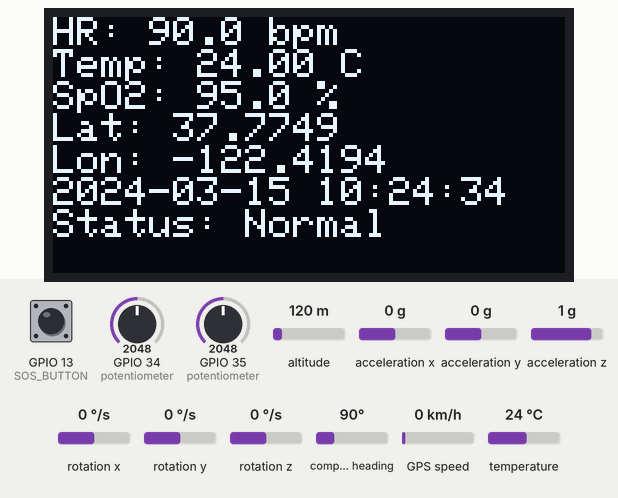
Simulated run of this sketch. Board: ESP32. Shown: 128×64 one-colour display. The test bench sets the inputs (shaded band); at power-on: acceleration z 1 g, temperature 24 °C, GPIO 35 (potentiometer) = 2048, GPIO 34 (potentiometer) = 2048, GPIO 13 (SOS_BUTTON) HIGH, altitude 120 m, acceleration x 0 g, acceleration y 0 g, rotation x 0 °/s, rotation y 0 °/s, rotation z 0 °/s, compass heading 90°, GPS speed 0 km/h. WiFi joins after 1.5 s; servers stay silent unless stated; the local clock reads 2024-03-15 10:24:30 at power-on unless the sketch sets it; the GPS gets a fix after 3 s at 37.7749, -122.4194 with 8 satellites; web services answer with replies made up by the test bench; what the sketch prints to the serial monitor is not drawn.

Above: at 4.9 s.
5.0 s: acceleration z set to 0.5 g
16.9 s: acceleration z set to 0.2 g
At 23.5 s:
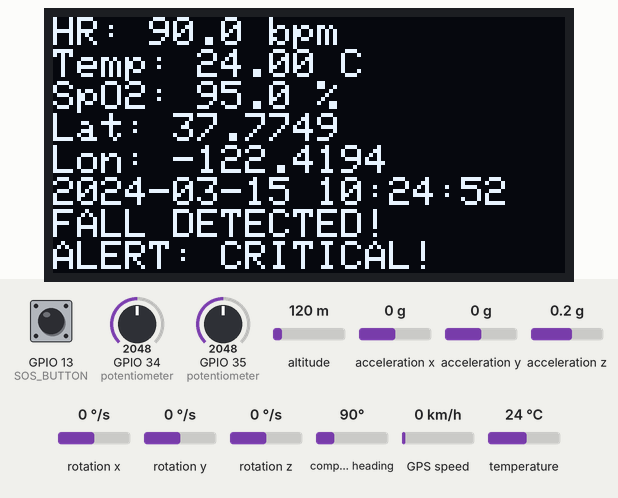
28.8 s: temperature set to 12 °C
At 40.6 s:
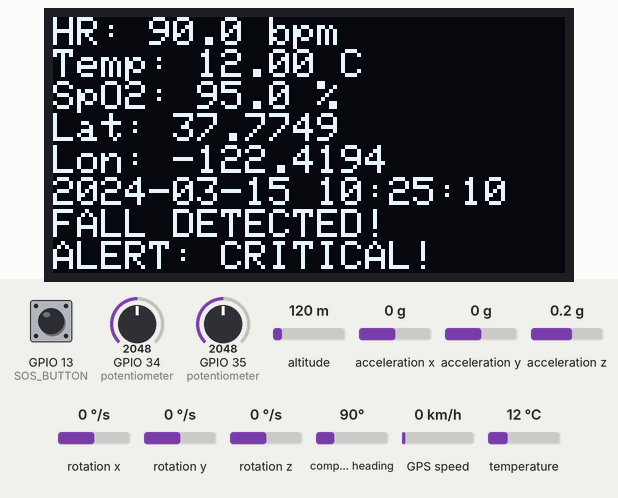
40.7 s: GPIO 35 (potentiometer) set to 2866
At 47.1 s:
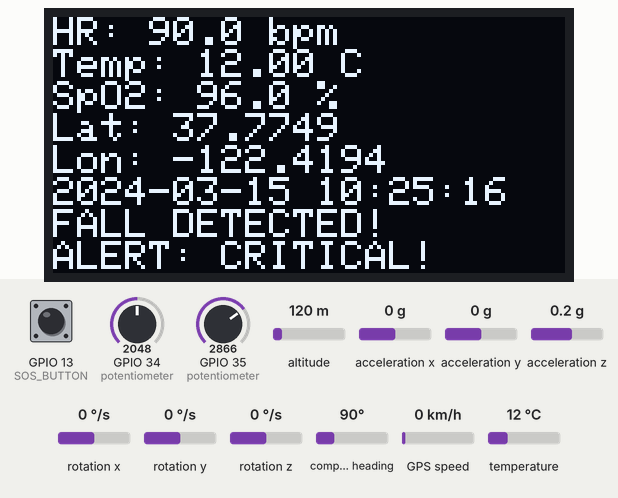
52.6 s: GPIO 34 (potentiometer) set to 2866
At 58.9 s:
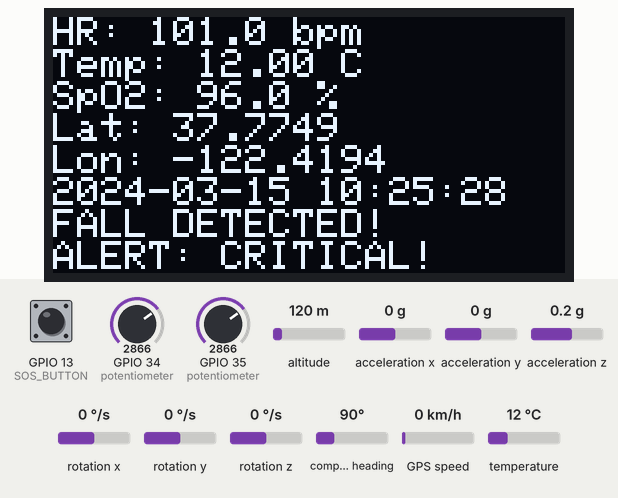
64.5 s: GPIO 13 (SOS_BUTTON) pulled LOW for 0.15 s
At 65.5 s:
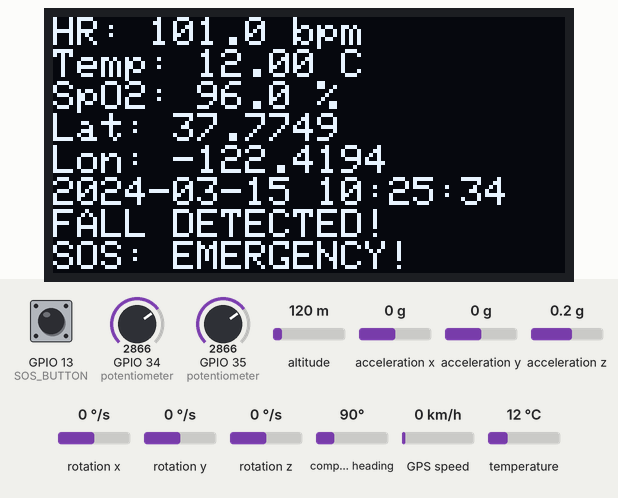
Timing chart, 0 to 67.5 s (numbered marks = the images above; inputs shaded):
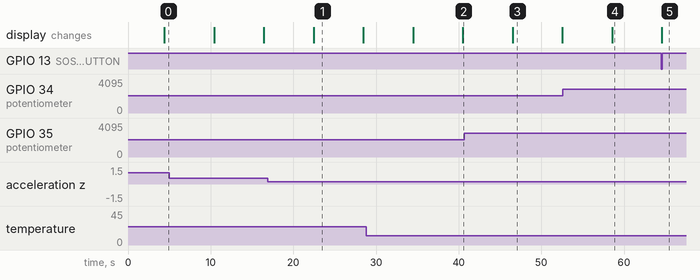

The sketch:

sketch.ino
```cpp
#include <Wire.h>
#include <Adafruit_GFX.h>
#include <Adafruit_SSD1306.h>
#include <WiFi.h>
#include <HTTPClient.h>
#include <OneWire.h>
#include <DallasTemperature.h>
#include <MPU6050.h>
#include <TinyGPSPlus.h>
#include <math.h>
#include <time.h>

// --- OLED Settings ---
#define SCREEN_WIDTH 128
#define SCREEN_HEIGHT 64
Adafruit_SSD1306 display(SCREEN_WIDTH, SCREEN_HEIGHT, &Wire, -1);

// --- Wi-Fi + ThingSpeak ---
const char* ssid = "Wokwi-GUEST";   // For Wokwi simulation
const char* password = "";
String apiKey = "OPWZAEUHBS7JGB5F"; // Your ThingSpeak Write API Key
const char* serverName = "http://api.thingspeak.com";

// --- DS18B20 Setup ---
#define ONE_WIRE_BUS 4   // GPIO4 → DS18B20 data pin
OneWire oneWire(ONE_WIRE_BUS);
DallasTemperature sensors(&oneWire);

// --- MPU6050 Setup ---
MPU6050 mpu;
bool fallDetected = false;

// --- GPS (NEO-6M via UART2 on GPIO16/17) ---
TinyGPSPlus gps;
HardwareSerial SerialGPS(2); // UART2 for GPS
#define RXD2 16
#define TXD2 17

// --- SOS Button Setup ---
#define SOS_BUTTON 13
bool sosActivated = false;

// --- Vitals ---
float heartRate;
float temperature;
float spo2;
float latitude = 0.0;
float longitude = 0.0;
int alertStatus = 0;

// --- Time Setup (IST = GMT+5:30) ---
const char* ntpServer = "pool.ntp.org";
const long gmtOffset_sec = 19800;
const int daylightOffset_sec = 0;

// --- Get Current IST Time ---
String getTimeStamp() {
  struct tm timeinfo;
  if (!getLocalTime(&timeinfo)) {
    return "Failed to get time";
  }
  char buffer[30];
  strftime(buffer, sizeof(buffer), "%Y-%m-%d %H:%M:%S", &timeinfo);
  return String(buffer);
}

// --- Simulate Sensors + Read Real Temp + Fall Detection ---
void simulateSensorValues() {
  // Simulated HR & SpO2 using potentiometers
  int potHR = analogRead(34);
  int potSpO2 = analogRead(35);

  heartRate = map(potHR, 0, 4095, 60, 120);
  spo2 = map(potSpO2, 0, 4095, 90, 100);

  // DS18B20 Temp (real)
  sensors.requestTemperatures();
  temperature = sensors.getTempCByIndex(0);

  // MPU6050 Fall Detection
  int16_t ax, ay, az;
  int16_t gx, gy, gz;
  mpu.getMotion6(&ax, &ay, &az, &gx, &gy, &gz);

  float accX = ax / 16384.0;
  float accY = ay / 16384.0;
  float accZ = az / 16384.0;
  float accTotal = sqrt(accX * accX + accY * accY + accZ * accZ);

  fallDetected = (accTotal < 0.3 || accTotal > 2.5);
}

// --- Read GPS Data ---
void readGPS() {
  while (SerialGPS.available() > 0) {
    char c = SerialGPS.read();
    gps.encode(c);

    if (gps.location.isUpdated()) {
      latitude = gps.location.lat();
      longitude = gps.location.lng();
    }
  }
}

// --- Check SOS Button ---
void checkSOSButton() {
  if (digitalRead(SOS_BUTTON) == LOW) {  // Button pressed (Active LOW)
    sosActivated = true;
    Serial.println("!!! EMERGENCY SOS ACTIVATED !!!");
  } else {
    sosActivated = false;
  }
}

// --- Alarm Logic ---
void checkAlarms() {
  if (heartRate > 100 || temperature > 38.0 || spo2 < 90 || fallDetected || sosActivated) {
    alertStatus = 1;
    Serial.println("!!! ALERT: Critical Condition or FALL/SOS Detected !!!");
  } else {
    alertStatus = 0;
    Serial.println("Vitals Normal.");
  }
}

// --- Send to ThingSpeak ---
void sendToThingSpeak() {
  if (WiFi.status() == WL_CONNECTED) {
    HTTPClient http;
    String url = String(serverName) + "/update?api_key=" + apiKey +
                 "&field1=" + String(heartRate) +
                 "&field2=" + String(temperature) +
                 "&field3=" + String(spo2) +
                 "&field4=" + String(latitude, 6) +
                 "&field5=" + String(longitude, 6) +
                 "&field6=" + String(alertStatus) +
                 "&field7=" + String(fallDetected) +
                 "&field8=" + String(sosActivated); // NEW: SOS STATUS FIELD

    http.begin(url);
    int httpResponseCode = http.GET();
    if (httpResponseCode > 0) {
      Serial.printf("ThingSpeak response: %d\n", httpResponseCode);
    } else {
      Serial.printf("Error sending: %s\n", http.errorToString(httpResponseCode).c_str());
    }
    http.end();
  }
}

// --- Setup ---
void setup() {
  Serial.begin(115200);
  Wire.begin();

  pinMode(SOS_BUTTON, INPUT_PULLUP);  // Use internal pull-up for SOS button

  // OLED Init
  if(!display.begin(SSD1306_SWITCHCAPVCC, 0x3C)) {
    Serial.println("SSD1306 allocation failed");
    for(;;);
  }
  display.clearDisplay();
  display.display();

  // Wi-Fi Init
  WiFi.begin(ssid, password);
  Serial.print("Connecting to WiFi");
  while (WiFi.status() != WL_CONNECTED) {
    delay(500);
    Serial.print(".");
  }
  Serial.println("\nWiFi Connected!");

  // Time Init
  configTime(gmtOffset_sec, daylightOffset_sec, ntpServer);
  Serial.println("Time synchronization started...");
  delay(2000);

  // DS18B20 Init
  sensors.begin();

  // MPU6050 Init
  Serial.println("Initializing MPU6050...");
  mpu.initialize();
  if (mpu.testConnection()) {
    Serial.println("MPU6050 connection successful!");
  } else {
    Serial.println("MPU6050 connection failed!");
    while (1);
  }

  // GPS Init
  SerialGPS.begin(9600, SERIAL_8N1, RXD2, TXD2);
  Serial.println("GPS Initialized!");
}

// --- Loop ---
void loop() {
  simulateSensorValues();
  readGPS();
  checkSOSButton();
  checkAlarms();

  String timestamp = getTimeStamp();

  // Serial Output
  Serial.printf("[%s] HR: %.1f bpm | Temp: %.2f °C | SpO2: %.1f %% | Lat: %.6f | Lon: %.6f | Fall=%d | SOS=%d | Alert=%d\n",
                timestamp.c_str(), heartRate, temperature, spo2, latitude, longitude, fallDetected, sosActivated, alertStatus);

  // OLED Output
  display.clearDisplay();
  display.setTextSize(1);
  display.setTextColor(SSD1306_WHITE);
  display.setCursor(0,0);
  display.printf("HR: %.1f bpm\n", heartRate);
  display.printf("Temp: %.2f C\n", temperature);
  display.printf("SpO2: %.1f %%\n", spo2);
  display.printf("Lat: %.4f\nLon: %.4f\n", latitude, longitude);
  display.printf("%s\n", timestamp.c_str());
  if (fallDetected) display.println("FALL DETECTED!");
  if (sosActivated) display.println("SOS: EMERGENCY!");
  if (alertStatus == 1 && !sosActivated) display.println("ALERT: CRITICAL!");
  else if (!fallDetected && !sosActivated) display.println("Status: Normal");
  display.display();

  sendToThingSpeak();

  delay(5000); // ThingSpeak update rate
}
```

Measured:
- the behaviour switches between 0.4 and 0.3 g on acceleration z (found by bisection; images 0 and 1)
- after the input at 16.9 s, the display: changes after 5.5 s (image 1)
- after the input at 52.6 s, the display: changes after 6.0 s (image 4)
- after the input at 64.5 s, the display: changes after 0.08 s (image 5)
- what the display in image 3 shows lasts 6.0 s, from 46.5 s to 52.5 s
